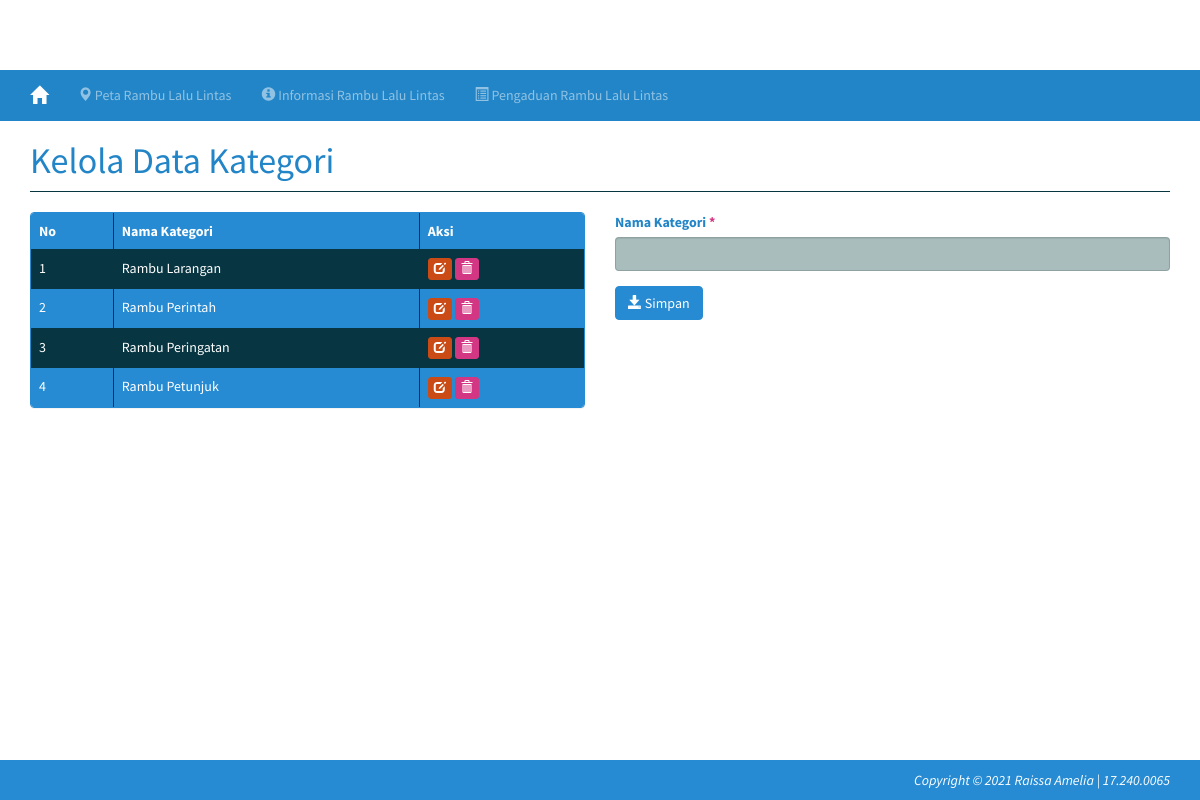
The page /?m=kategori on the database its author committed.
### tables this page shows
CREATE TABLE `tb_kategori` (
  `id_kategori` int(11) NOT NULL,
  `nama_kategori` varchar(40) NOT NULL,
  `jumlah_kategori` int(3) NOT NULL,
  `tahun` int(4) NOT NULL
);

### config.php (called while the page is built)
<?php
$config["server"]='localhost';
$config["username"]='root';
$config["password"]='';
$config["database_name"]='gis-rambu';

### includes/ez_sql_core.php (called while the page is built, shortened)
<?php
	class ezSQLcore
	{
		var $timers           = array();
		function get_host_port( $host, $default = false )
		{
			$port = $default;
			return array( $host, $port );
		}
		function flush()
		{
			$this->last_result = array();
		}
		function get_results($query=null, $output = OBJECT)
		{
			if ( $query )
			{
				$this->query($query);
			}
			if ( $output == OBJECT )
			{
				return $this->last_result;
			}
		}
		function timer_get_cur()
		{
			list($usec, $sec) = explode(" ",microtime());
			return ((float)$usec + (float)$sec);
		}
		function timer_start($timer_name)
		{
			$this->timers[$timer_name] = $this->timer_get_cur();
		}
		function timer_elapsed($timer_name)
		{
			return round($this->timer_get_cur() - $this->timers[$timer_name],2);
		}
	}

### functions.php (called while the page is built, shortened)
<?php
    include dirname(__FILE__) . '/config.php';
    include'includes/ez_sql_core.php';
    include'includes/ez_sql_mysqli.php';
    $db = new ezSQL_mysqli($config[username], $config[password], $config[database_name], $config[server]);

### includes/ez_sql_mysqli.php (called while the page is built, shortened)
<?php
	$ezsql_mysqli_str = array
	(
		1 => 'Require $dbuser and $dbpassword to connect to a database server',
		2 => 'Error establishing mySQLi database connection. Correct user/password? Correct hostname? Database server running?',
		3 => 'Require $dbname to select a database',
		4 => 'mySQLi database connection is not active',
		5 => 'Unexpected error while trying to select database'
	);
	class ezSQL_mysqli extends ezSQLcore
	{
		function connect($dbuser='', $dbpassword='', $dbhost='localhost', $dbport=false)
		{
			global $ezsql_mysqli_str; $return_val = false;
			if ( ! $dbuser )
			{
				$this->register_error($ezsql_mysqli_str[1].' in '.__FILE__.' on line '.__LINE__);
				$this->show_errors ? trigger_error($ezsql_mysqli_str[1],E_USER_WARNING) : null;
			}
			else
			{
				$this->dbh = new mysqli($dbhost,$dbuser,$dbpassword, '', $dbport);
				if( $this->dbh->connect_errno )
				{
					$this->register_error($ezsql_mysqli_str[2].' in '.__FILE__.' on line '.__LINE__);
					$this->show_errors ? trigger_error($ezsql_mysqli_str[2],E_USER_WARNING) : null;
				}
				else
				{
					$return_val = true;
				}
			}
			return $return_val;
		}
		function query($query)
		{
			$return_val = 0;
			$query = trim($query);
			$this->result = @$this->dbh->query($query);
			if ( preg_match("/^(insert|delete|update|replace|truncate|drop|create|alter|begin|commit|rollback|set|lock|unlock|call)/i",$query) )
			{
				$is_insert = true;
				$this->rows_affected = @$this->dbh->affected_rows;
				if ( preg_match("/^(insert|replace)\s+/i",$query) )
				{
					$this->insert_id = @$this->dbh->insert_id;
				}
				$return_val = $this->rows_affected;
			}
			else
			{
				$is_insert = false;
				$i=0;
				$num_rows=0;
				while ( $row = @$this->result->fetch_object() )
				{
					$num_rows++;
				}
				$this->num_rows = $num_rows;
				$return_val = $this->num_rows;
			}
			return $return_val;
		}
	}

### kategori.php (the view, shortened to what this page needs)
<div class="page-header">
    <h1>Kelola Data Kategori</h1>
</div>
<div class="row">
    <div class="col-sm-6">
        <div class="panel panel-info">
            <div class="table-responsive">
                <table id="data-kategori" class="table table-bordered table-hover table-striped bg-info">
                    <thead>
                        <tr class="nw">
                            <th>No</th>
                            <th>Nama Kategori</th>
                            <th>Aksi</th>
                        </tr>
                    </thead>
                    <?php
                        $sql = "SELECT * FROM tb_kategori ORDER BY id_kategori";
                        $rows = $db->get_results($sql);
                        foreach($rows as $row):?>
                        <tr>
                            <td><?=++$no?></td>
                            <td><?=$row->nama_kategori?></td>
                            <td class="nw">
                                <a class="btn btn-xs btn-warning" id="btn-edit-kategori" data-id="<?=$row->id_kategori?>" data-nama="<?=$row->nama_kategori?>"><span class="glyphicon glyphicon-edit"></span></a>
                                <a class="btn btn-xs btn-danger" href="aksi.php?act=kategori_hapus&ID=<?=$row->id_kategori?>" onclick="return confirm('Hapus data?')"><span class="glyphicon glyphicon-trash"></span></a>
                            </td>
                        </tr>
                    <?php endforeach;    ?>
                </table>
            </div>
        </div>
    </div>
    <div class="col-sm-6">
        <form method="post" action="?m=kategori" enctype="multipart/form-data">
            <div class="form-group">
                <label>Nama Kategori <span class="text-danger">*</span></label>
                <input class="form-control" type="text" name="nama_kategori" value="<?=$_POST['nama_kategori']?>"/>
            </div>
            <div class="form-group">
                <button class="btn btn-info"><span class="glyphicon glyphicon-save"></span> Simpan</button>
            </div>
        </form>
    </div>
</div>

### assets/css/general.css (style rules this page uses)
html { position: relative; min-height: 100%; }
body { margin-bottom: 70px; }
.nw { white-space: nowrap; }
.page-header { margin-top: 0; padding-bottom: 0; }
.page-header h1 { margin-top: 0; }

### rows shown on the page
tb_kategori: nama_kategori "Rambu Larangan"
tb_kategori: nama_kategori "Rambu Perintah"
tb_kategori: nama_kategori "Rambu Peringatan"
tb_kategori: nama_kategori "Rambu Petunjuk"
